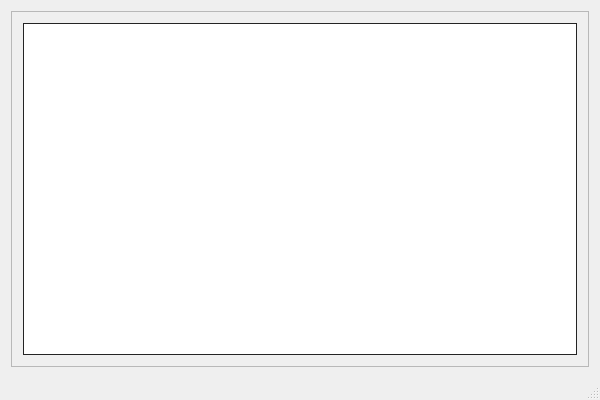
<?xml version="1.0" encoding="UTF-8"?>
<ui version="4.0">
 <class>Raise3DClass</class>
 <widget class="QMainWindow" name="Raise3DClass">
  <property name="geometry">
   <rect>
    <x>0</x>
    <y>0</y>
    <width>600</width>
    <height>400</height>
   </rect>
  </property>
  <property name="windowTitle">
   <string>Raise3D</string>
  </property>
  <property name="styleSheet">
   <string notr="true">#widget{
	border:1px solid #242424;
	background: white;
}</string>
  </property>
  <widget class="QWidget" name="centralWidget">
   <layout class="QGridLayout" name="gridLayout">
    <item row="0" column="0">
     <widget class="QScrollArea" name="scrollArea">
      <property name="widgetResizable">
       <bool>true</bool>
      </property>
      <widget class="QWidget" name="scrollAreaWidgetContents">
       <property name="geometry">
        <rect>
         <x>0</x>
         <y>0</y>
         <width>580</width>
         <height>358</height>
        </rect>
       </property>
       <layout class="QGridLayout" name="gridLayout_2">
        <item row="0" column="0">
         <widget class="QNewTextEdit" name="widget" native="true"/>
        </item>
       </layout>
      </widget>
     </widget>
    </item>
   </layout>
  </widget>
  <widget class="QStatusBar" name="statusBar"/>
 </widget>
 <layoutdefault spacing="6" margin="11"/>
 <customwidgets>
  <customwidget>
   <class>QNewTextEdit</class>
   <extends>QWidget</extends>
   <header location="global">qnewtextedit.h</header>
   <container>1</container>
  </customwidget>
 </customwidgets>
 <resources>
  <include location="raise3d.qrc"/>
 </resources>
 <connections/>
</ui>
